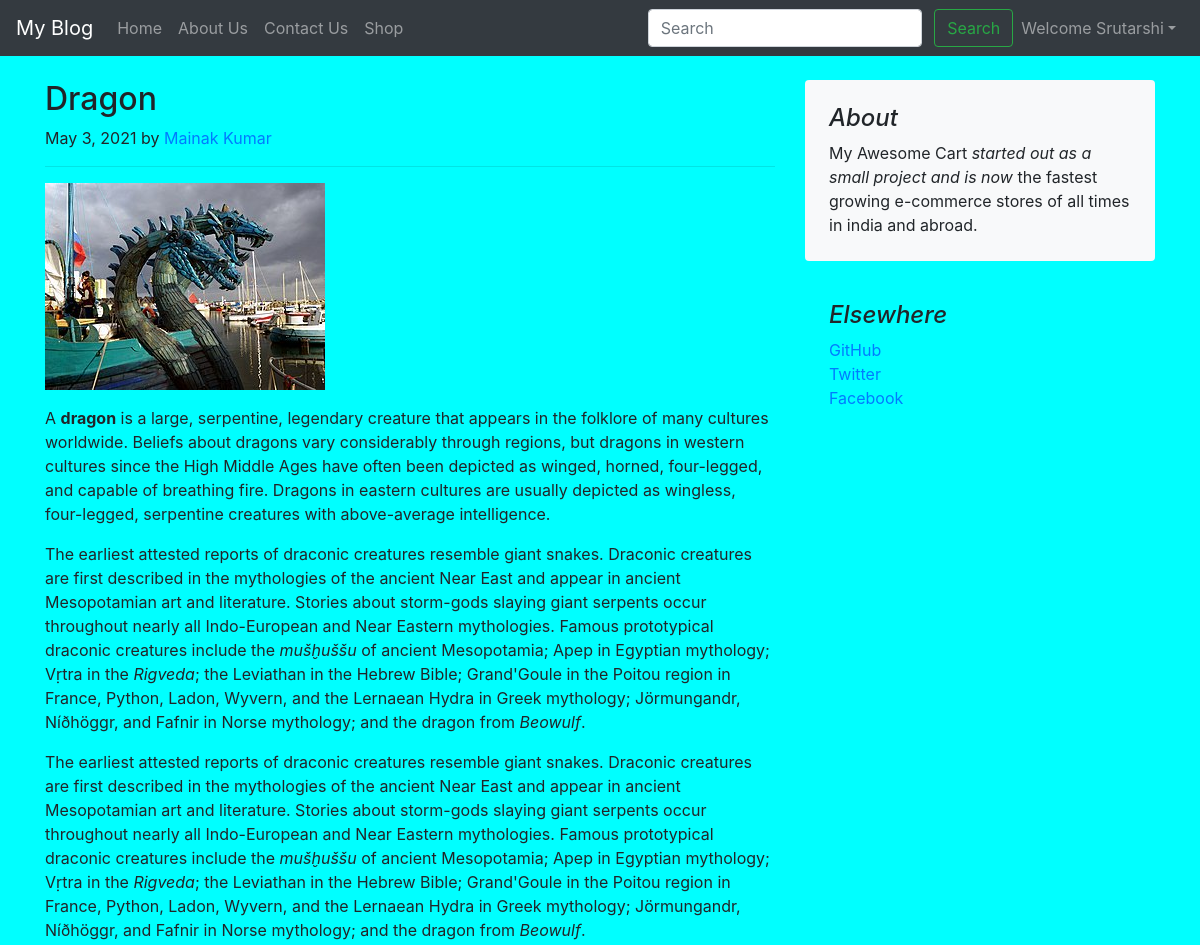
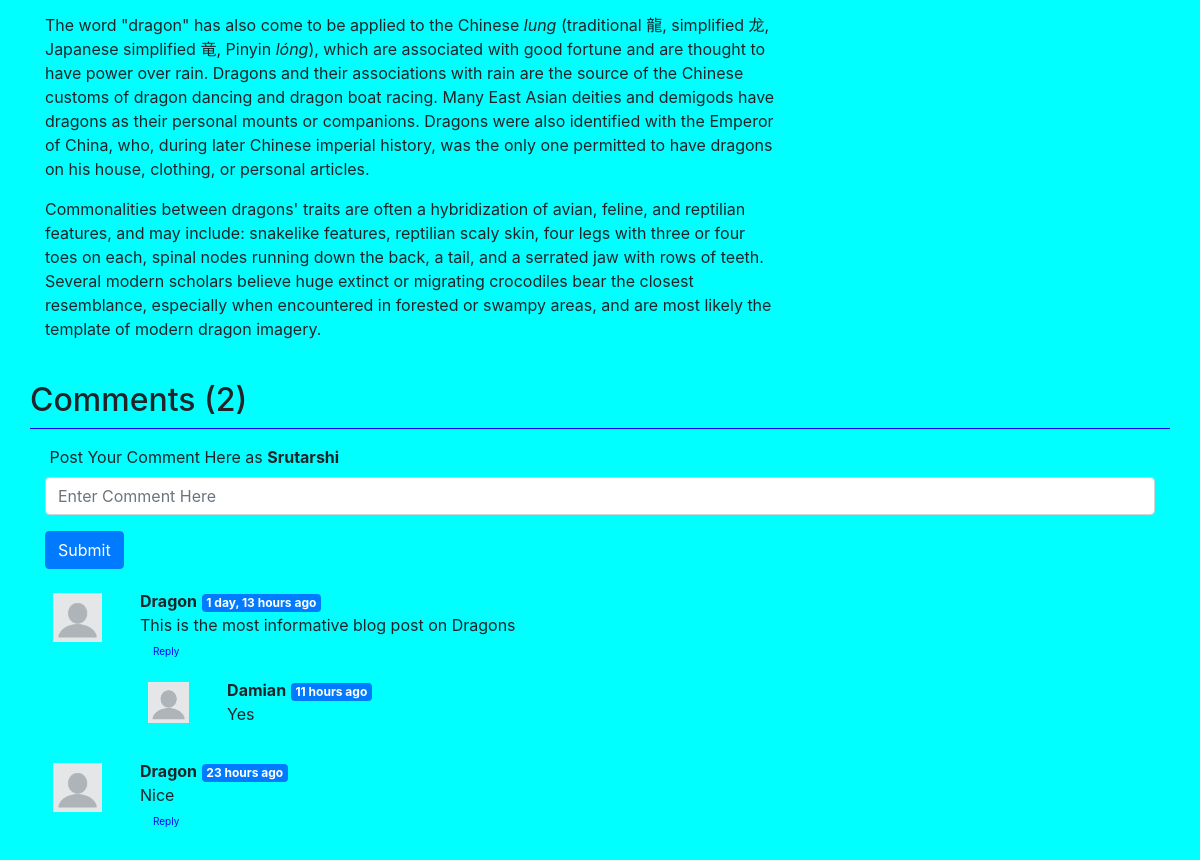
The app's page /blog/dragon (signed in) with its own data (2 pictures, top to bottom).
### blog/models.py (models this page shows, shortened)
class BlogUser(models.Model):
    user_id = models.AutoField(primary_key=True)
    username = models.CharField(max_length=100, unique=True)
    email = models.CharField(max_length=250)
    password = models.CharField(max_length=500)
    first_name = models.CharField(max_length=50)
    last_name = models.CharField(max_length=50)

class Blogpost(models.Model):
    post_id = models.AutoField(primary_key=True)
    title = models.CharField(max_length=500)
    content = models.TextField(default='')
    author = models.CharField(max_length=50, default='')
    slug = models.CharField(max_length=130, default='')
    pub_date = models.DateField(blank=True)
    thumbnail = models.ImageField(upload_to='blog/images', default='')

class BlogComment(models.Model):
    sl_no = models.AutoField(primary_key=True)
    comment = models.TextField()
    user = models.ForeignKey(BlogUser, on_delete=models.CASCADE)
    post = models.ForeignKey(Blogpost, on_delete=models.CASCADE)
    parent = models.ForeignKey('self', on_delete=models.CASCADE, null=True)
    timestamp = models.DateTimeField(default=now)

### blog/views.py (the view)
# urls.py: path('<str:slug>', views.blogpost, name="blogHome"),
def blogpost(request, slug):
    return get_blogpost_page(request, slug)

### blog/functions/blogpage_functions.py (called while the page is built)
def get_blogpost_page(request, slug):
    post = Blogpost.objects.filter(slug=slug).first()
    comments = BlogComment.objects.filter(post=post, parent=None)
    replies = BlogComment.objects.filter(post=post).exclude(parent=None)
    reply_dict = {}
    for reply in replies:
        if reply.parent.sl_no not in reply_dict:
            reply_dict[reply.parent.sl_no] = [reply]
        else:
            reply_dict[reply.parent.sl_no].append(reply)
    params = {'post': post, 'comments': comments, 'reply_dict': reply_dict}
    return render(request, 'blogpost.html', params)

### blog/templatetags/extras.py (called while the page is built)
@register.filter(name='get_val')
def get_val(dict, key):
    return dict.get(key)

### blog/templates/blogpost.html (shortened to what this page needs)
{% extends 'basic.html' %}
{% load humanize %}
{% load extras %}
{% block body %}
<div class="container">
	<div class="row mt-4">
		<div class="col-md-8 blog-main">
			<div class="blog-post">
				<h2 class="blog-post-title">{{post.title}}</h2>
				<p class="blog-post-meta">{{post.pub_date}} by <a href="/about">{{post.author}}</a></p>
				<hr>
				<img src="/media/{{post.thumbnail}}" placeholder="{{post.title}}" alt="">
				<span class="blog-content"><p>{{post.content|safe}}</p></span>
				<br>
			</div>
		</div>
		<aside class="col-md-4 blog-sidebar">
			<div class="p-4 mb-3 bg-light rounded">
				<h4 class="font-italic">About</h4>
				<p class="mb-0">My Awesome Cart <em>started out as a small project and is now</em> the fastest growing e-commerce stores of all times in india and abroad.</p>
			</div>
			<div class="p-4">
				<h4 class="font-italic">Elsewhere</h4>
				<ol class="list-unstyled">
					<li><a href="#">GitHub</a></li>
					<li><a href="#">Twitter</a></li>
					<li><a href="#">Facebook</a></li>
				</ol>
			</div>
		</aside>
	</div>
</div>
<div class="container">
	<div class="row mb-3" style="border-bottom: 1px solid blue;"> <h2>Comments ({{comments.count}})</h2> </div>
	{% if request.session.is_authenticated %}
		<form method="post" action="/blog/postComment">
			<div class="form-group">
				<label for="comment">&nbsp;Post Your Comment Here as <b>{{request.session.username}}</b></label>
				<input type="text" class="form-control" name="comment" placeholder="Enter Comment Here">
			</div>
			<button type="submit" class="btn btn-primary">Submit</button>
		</form>
	{% endif %}
	{% for comment in comments %}
		<div class="row my-3">
			<div class="col-md-1">
				<img src="/media/blog/images/blank-profile-picture-973460_640.png" class="rounded mx-auto d-block w-100 p-2" alt="User">
			</div>
			<div class="col-md-11 mt-1">
				<b>{{comment.user.username}}</b> <span class="badge badge-primary">{{comment.timestamp | naturaltime}}</span>
				<div> {{comment.comment}} </div>
				{% if request.session.is_authenticated %}
					<div class="reply mx-0">
						<a class="btn" style="color: blue; font-size: 10px" data-toggle="collapse" data-target="#replyBox{{comment.sl_no}}" aria-controls="#replyBox{{comment.sl_no}}" aria-expanded="false">
							Reply
						</a>
					</div>
				{% endif %}
				<div class="replies my-2">
					{% for reply in reply_dict|get_val:comment.sl_no %}
						<div class="row my-2">
							<div class="col-md-1">
								<img src="/media/blog/images/blank-profile-picture-973460_640.png" class="rounded mx-auto d-block w-100 p-2" alt="User">
							</div>
							<div class="col-md-11 mt-1">
								<b>{{reply.user.username}}</b> <span class="badge badge-primary">{{reply.timestamp | naturaltime}}</span>
								<div> {{reply.comment}} </div>
							</div>
						</div>
					{% endfor %}
				</div>
			</div>
		</div>
	{% endfor %}
</div>
{% endblock %}

### blog/templates/basic.html (shortened to what this page needs)
<!doctype html>
<html lang="en">
	<head>
		<link rel="stylesheet" href="https://stackpath.bootstrapcdn.com/bootstrap/4.4.1/css/bootstrap.min.css">
	</head>
	<body style="background-color:aqua">
		<nav class="navbar navbar-expand-lg navbar-dark bg-dark">
			<a class="navbar-brand" href="#">My Blog</a>
			<div class="collapse navbar-collapse" id="navbarSupportedContent">
				<ul class="navbar-nav mr-auto">
					<li class="nav-item {% block homeactive %} {% endblock %}">
						<a class="nav-link" href="/blog">Home <span class="sr-only">(current)</span></a>
					</li>
					<li class="nav-item {% block aboutactive %} {% endblock %}">
						<a class="nav-link" href="/blog/about">About Us</span></a>
					</li>
					<li class="nav-item {% block contactactive %} {% endblock %}">
						<a class="nav-link" href="/blog/contact">Contact Us</a>
					</li>
					<li class="nav-item">
						<a class="nav-link" href="/shop">Shop</a>
					</li>
				</ul>
				<div class="ml-auto form-inline">
					<form method="get" action="/blog/search" class=" my-2 my-lg-0">
						<input class="form-control mr-sm-2" type="search" placeholder="Search" aria-label="Search" name="query" id="query">
						<button class="btn btn-outline-success my-2 my-sm-0" type="submit">Search</button>
					</form>
					{% if request.session.is_authenticated %}
						<ul class="navbar-nav">
							<li class="navbar-item dropdown">
								<a class="nav-link dropdown-toggle" id="navbarDropdown" role="button" data-toggle="dropdown">Welcome {{request.session.username}}</a>
							</li>
						</ul>
					{% else %}
						<button type="button" class="btn btn-primary mx-2" data-toggle="modal" data-target="#loginModal">Login</button>
						<button type="button" class="btn btn-primary mr-2" data-toggle="modal" data-target="#signupModal">Signup</button>
					{% endif %}
				</div>
			</div>
		</nav>
		{% block body %} {% endblock %}
	</body>
</html>

### records on screen
BlogUser: session.username "Srutarshi"
Blogpost: title "Dragon", pub_date "May 3, 2021", author "Mainak Kumar", thumbnail (picture), content "A dragon is a large, serpentine , legendary creature that appears in the folklore of many cultures worldwide. Beliefs about dragons vary considerably through regions, but dragons in western cultures since the High Middle Ages have often been depicted as winged, horned, four-legged , and capable of breathing fire . Dragons in eastern cultures are usually depicted as wingless, four-legged, serpentine creatures with above-average intelligence. The earliest attested reports of draconic creatures resemble giant snakes. Draconic creatures are first described in the mythologies of the ancient Near East and appear in ancient Mesopotamian art and literature. Stories about storm-gods slaying giant…"
BlogComment: user.username "Dragon", timestamp "1 day, 13 hours ago", comment "This is the most informative blog post on Dragons"
BlogComment: user.username "Damian", timestamp "11 hours ago", comment "Yes"
BlogComment: user.username "Dragon", timestamp "23 hours ago", comment "Nice"

### other values on screen
{{ comments.count }} "2"
